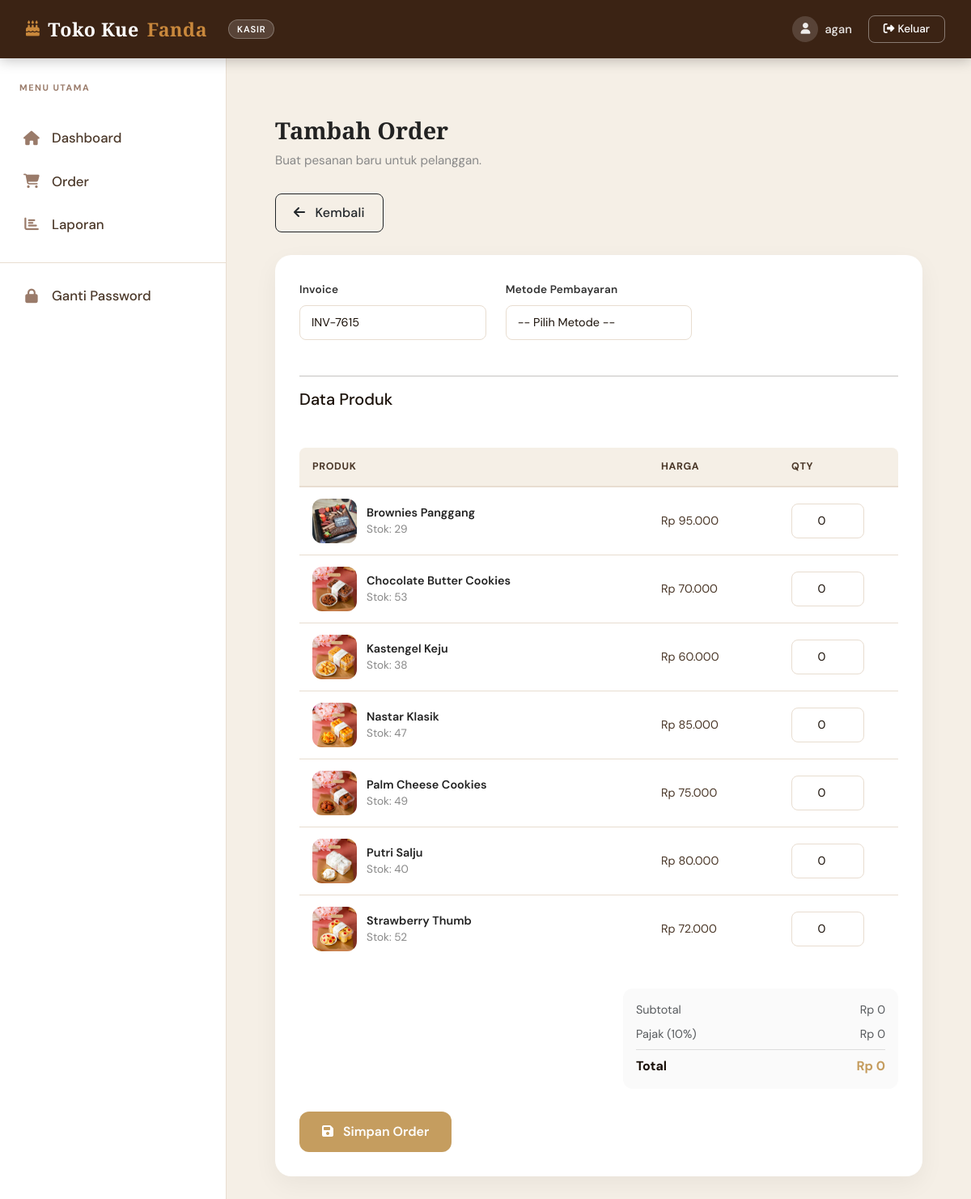
/kasir/order_tambah.php (signed in), run on the app's committed database.
### tables this page shows
CREATE TABLE `produk` (
  `produk_id` int(11) NOT NULL,
  `nama_produk` varchar(150) NOT NULL,
  `kategori_id` int(11) NOT NULL,
  `harga` int(11) NOT NULL,
  `stok` int(11) NOT NULL,
  `deskripsi` text NOT NULL,
  `gambar` varchar(255) NOT NULL,
  `created_at` timestamp NOT NULL DEFAULT current_timestamp() ON UPDATE current_timestamp()
);

### kasir/order_tambah.php (the view, shortened to what this page needs)
<?php
include 'header.php';
include '../koneksi.php';
?>
<div class="order-wrap">
    <div class="page-title">
        <h2>Tambah Order</h2>
        <p>Buat pesanan baru untuk pelanggan.</p>
    </div>
    <div class="mb-4">
        <a href="produk.php" class="btn btn-outline-dark btn-kembali">
            <i class="fa fa-arrow-left me-2"></i>
            Kembali
        </a>
    </div>
    <div class="order-card">
        <form method="POST" action="order_aksi.php">
            <div class="row">
                <div class="col-md-4 mb-4">
                    <label class="form-label">Invoice</label>
                    <input type="text"
                           name="invoice"
                           class="form-control"
                           value="INV-<?= rand(1000,9999); ?>"
                           readonly>
                </div>
                <div class="col-md-4 mb-4">
                    <label class="form-label">Metode Pembayaran</label>
                    <select name="metode_pembayaran"
                            id="metodeSelect"
                            class="form-select"
                            onchange="gantiMetode(this.value)"
                            required>
                        <option value="">-- Pilih Metode --</option>
                    </select>
                </div>
            </div>
            <hr>
            <h5 class="mb-4">Data Produk</h5>
            <div class="table-responsive">
                <table class="table align-middle">
                    <thead>
                        <tr>
                            <th>Produk</th>
                            <th>Harga</th>
                            <th width="20%">Qty</th>
                        </tr>
                    </thead>
                    <tbody>
                    <?php
                    $produk = mysqli_query($koneksi, "SELECT * FROM produk ORDER BY nama_produk ASC");
                    while ($p = mysqli_fetch_array($produk)):
                    ?>
                    <tr>
                        <td>
                            <div class="produk-box">
                                <img src="../gambar/<?= htmlspecialchars($p['gambar']); ?>"
                                     class="produk-img"
                                     onerror="this.src='../gambar/default.jpeg'">
                                <div>
                                    <div class="produk-nama"><?= htmlspecialchars($p['nama_produk']); ?></div>
                                    <div class="produk-harga">Stok: <?= (int)$p['stok']; ?></div>
                                </div>
                            </div>
                        </td>
                        <td>Rp <?= number_format($p['harga'], 0, ',', '.'); ?></td>
                        <td>
                            <input type="number"
                                   name="qty[]"
                                   class="form-control qty-input"
                                   min="0"
                                   max="<?= (int)$p['stok']; ?>"
                                   value="0"
                                   data-harga="<?= (int)$p['harga']; ?>"
                                   onchange="hitungTotal()">
                        </td>
                    </tr>
                    <?php endwhile; ?>
                    </tbody>
                </table>
            </div>
            <div class="mt-3 mb-4 p-3" style="background:#fafafa;border-radius:12px;max-width:340px;margin-left:auto">
                <div class="d-flex justify-content-between mb-2 text-muted" style="font-size:.9rem">
                    <span>Subtotal</span>
                    <span id="lblSubtotal">Rp 0</span>
                </div>
                <div class="d-flex justify-content-between mb-2 text-muted" style="font-size:.9rem">
                    <span>Pajak (10%)</span>
                    <span id="lblPajak">Rp 0</span>
                </div>
                <div class="d-flex justify-content-between fw-bold" style="font-size:1rem;border-top:1px solid #ddd;padding-top:8px">
                    <span>Total</span>
                    <span id="lblTotal" style="color:#c59d5f">Rp 0</span>
                </div>
            </div>
            <div class="mt-4">
                <button type="submit" class="btn-simpan" id="btnSimpan">
                    <i class="fa fa-save me-2"></i>
                    Simpan Order
                </button>
            </div>
        </form>
    </div>
</div>
<?php include 'footer.php'; ?>

### kasir/style.css (style rules this page uses)
:root { --brown-dark: #3B2314; --brown-mid: #5C3D2E; --brown-light: #8B5E3C; --cream-bg: #F5EFE6; --cream-card: #FDF9F4; --cream-border: #E8DDD0; --accent-gold: #C9883C; --accent-rose: #C97B8C; --text-dark: #1A1008; --text-mid: #4A3728; --text-muted: #9A7B6A; --sidebar-w: 280px; --topbar-h: 72px; --radius: 14px; --radius-sm: 8px; --shadow: 0 4px 24px rgba(59,35,20,.10); --shadow-card: 0 2px 12px rgba(59,35,20,.08); --transition: all .25s cubic-bezier(.4,0,.2,1); }
*, *::before, *::after { box-sizing: border-box; margin: 0; padding: 0; }
html { scroll-behavior: smooth; }
body { font-family: 'DM Sans', sans-serif; background: var(--cream-bg); color: var(--text-dark); min-height: 100vh; overflow-x: hidden; }
.page-title { margin-bottom: 28px; }
.page-title h2 { font-family: 'Playfair Display', serif; font-size: 1.9rem; font-weight: 700; color: var(--text-dark); line-height: 1.2; }
.page-title p { color: var(--text-muted); font-size: .9rem; margin-top: 4px; }
.table { width: 100%; border-collapse: separate; border-spacing: 0; }
.table thead th { background: var(--cream-bg) !important; color: var(--text-mid) !important; font-size: .78rem !important; font-weight: 700 !important; letter-spacing: .6px !important; text-transform: uppercase !important; padding: 14px 16px !important; border-top: none !important; border-bottom: 2px solid var(--cream-border) !important; }
.table thead th:first-child { border-radius: var(--radius-sm) 0 0 0; }
.table thead th:last-child { border-radius: 0 var(--radius-sm) 0 0; }
.table tbody tr { transition: background .18s; }
.table tbody td { padding: 14px 16px !important; vertical-align: middle !important; border-bottom: 1px solid var(--cream-border) !important; border-top: none !important; color: var(--text-mid); font-size: .9rem; background: #fff !important; }
.table tbody tr:last-child td { border-bottom: none !important; }
.btn { font-family: 'DM Sans', sans-serif !important; font-weight: 500 !important; border-radius: var(--radius-sm) !important; transition: var(--transition) !important; letter-spacing: .2px; }
.form-label { font-size: .85rem; font-weight: 600; color: var(--text-mid); margin-bottom: 6px; letter-spacing: .2px; }
.form-control, .form-select { border: 1.5px solid var(--cream-border) !important; border-radius: var(--radius-sm) !important; padding: 10px 14px !important; font-size: .9rem !important; font-family: 'DM Sans', sans-serif !important; background: #fff !important; color: var(--text-dark) !important; transition: var(--transition) !important; }
.form-control::placeholder { color: var(--text-muted) !important; }
.mb-4 { margin-bottom: 28px !important; }
.table tbody tr { animation: fadeIn .3s ease both; }
.table tbody tr:nth-child(1) { animation-delay: .04s; }
.table tbody tr:nth-child(2) { animation-delay: .08s; }
.table tbody tr:nth-child(3) { animation-delay: .12s; }
.table tbody tr:nth-child(4) { animation-delay: .16s; }
.table tbody tr:nth-child(5) { animation-delay: .20s; }
.table tbody tr:nth-child(6) { animation-delay: .24s; }
.table tbody tr:nth-child(7) { animation-delay: .28s; }
body { background: var(--cream-bg) !important; }

### kasir/order_tambah.php (style rules this page uses)
.order-wrap { max-width:1100px; margin:auto; padding:40px 24px 70px; }
.order-card { background:#fff; border-radius:20px; padding:30px; box-shadow:0 10px 30px rgba(0,0,0,.05); }
.page-title { margin-bottom:30px; }
.page-title h2 { font-size:1.8rem; font-weight:700; margin-bottom:8px; color:#222; }
.page-title p { color:#888; font-size:.95rem; }
.form-label { font-weight:600; margin-bottom:8px; color:#333; }
.form-control, .form-select { border-radius:12px; padding:12px 14px; border:1px solid #ddd; box-shadow:none !important; }
.table { margin-top:20px; }
.table thead th { background:#f8f8f8; border:none; padding:14px; font-size:.9rem; color:#555; }
.table tbody td { vertical-align:middle; padding:14px; }
.produk-img { width:55px; height:55px; border-radius:12px; object-fit:cover; margin-right:12px; }
.produk-box { display:flex; align-items:center; }
.produk-nama { font-weight:600; color:#222; }
.produk-harga { font-size:.85rem; color:#888; }
.qty-input { width:90px; border-radius:10px; text-align:center; }
.btn-simpan { border:none; background:#c59d5f; color:#fff; padding:13px 28px; border-radius:12px; font-weight:600; transition:.2s; }
.btn-kembali { border-radius:12px; padding:11px 22px; }

### data on the page
produk: gambar (picture), nama_produk "Brownies Panggang", stok "29", harga "95.000"
produk: gambar (picture), nama_produk "Chocolate Butter Cookies", stok "53", harga "70.000"
produk: gambar (picture), nama_produk "Kastengel Keju", stok "38", harga "60.000"
produk: gambar (picture), nama_produk "Nastar Klasik", stok "47", harga "85.000"
produk: gambar (picture), nama_produk "Palm Cheese Cookies", stok "49", harga "75.000"
produk: gambar (picture), nama_produk "Putri Salju", stok "40", harga "80.000"
produk: gambar (picture), nama_produk "Strawberry Thumb", stok "52", harga "72.000"

### other printed values
$_SESSION['username'] "agan"
